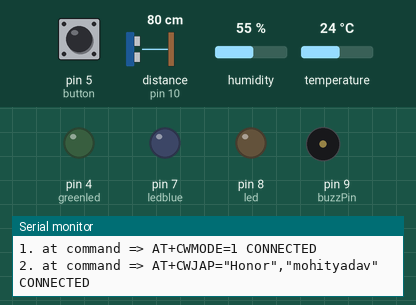
Simulated run of this sketch. Board: Arduino Uno, built with avr-gcc and run on an emulated ATmega328P. Parts: output pins drawn as LEDs (lit = HIGH), buzzer (waves = sounding, pin HIGH), the last lines printed to the serial monitor. Inputs (shaded band) come from the test bench; at power-on: pin 5 (button) LOW, distance to the obstacle (sensor on pin 10) 80 cm, humidity 55 %, temperature 24 °C. The echo pulse lasts 58.3 µs per cm; the modem accepts every AT command (registered, SIM ready, sends succeed) and sends nothing else; pins used as bus, display or sensor lines are not drawn.

Above: at 0.1 s.
At 121.22 s:
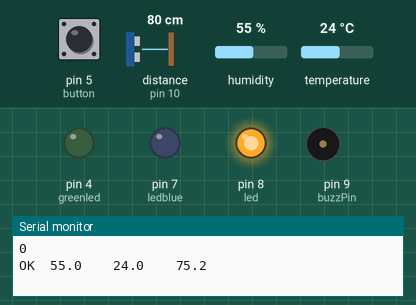
At 124.4 s:
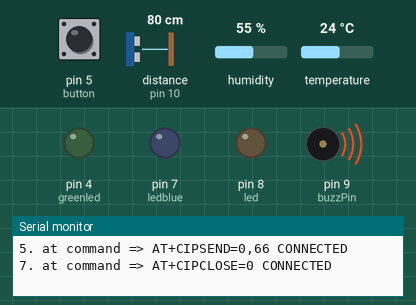
Timing chart, 0 to 130.0 s (numbered marks = the images above):
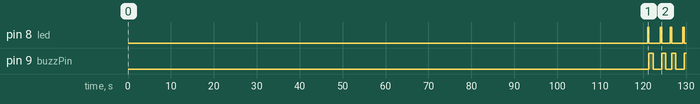

Measured:
- by itself, pin 8 (led): LOW → HIGH at 121 s, → LOW 0.30 s later, → HIGH 2.7 s later, → LOW 0.30 s later, … (8 changes in this stretch)
- by itself, pin 9 (buzzPin): goes HIGH 1.0 s, LOW 2.0 s, HIGH 1.0 s, LOW 1.3 s, HIGH 1.0 s, LOW 2.0 s, then HIGH

The sketch:

FINAL_Code.ino
```cpp
#include <DHT.h>                                //Library for dht sensor
#include <SoftwareSerial.h>                     //Library for serial communication between arduino and  ESp01

#define RX 2                                    //Defining Serial Receiver Pin of Arduino
#define TX 3                                    //Defining Serial Transmitter Pin of Arduino
#define dht_apin 6                              // Analog Pin sensor is connected to
DHT dhtObject;                                  // Initialising an Object
String AP = "Honor";       // AP NAME
String PASS = "mohityadav"; // AP PASSWORD
String API = "YISB057VJ7GD4Y8G";   // Write API KEY
String HOST = "api.thingspeak.com";
String PORT = "80";
int countTrueCommand;
int countTimeCommand;
boolean found = false;

int led = 8;              // variable for Red LED  (indicating if mask is removed)
int greenled = 4;         // variable for green LED(indicating close distance)
int buzzPin = 9;          // variable  for buzzer
int trigPin = 11;         // Variable for trigger pin of ULTRASONIC
int echoPin = 10;         // Variable for echo pin of ULTRASONIC
int button = 5;           // Variable for relaxation button
int buttonNew;            // button status
int buttonold = 1;        //button status
int ledblue = 7;          // Variable for blue LED(button)
int ledstat = 0;          // red led status

int ctr = 0;            // variable for counter for giving 1 relaxation period per day only

long duration;          // time duration for transmission and reception of ultrasonic wave
int distance;           // distance between object and ultrasonic sensor


SoftwareSerial esp8266(RX,TX);       // using function to make esp01 recognise rx and tx pin of arduino

/* In void setup we will be first initiating serialport by Serial.begin function at baud rate of 9600.
  esp01 receives and transmits data at baud rate of 115200.In dhtObject.setup(6),the arduino digital pin to which dht is connected
  is mentioned in the function.Further by using pinMode() function pins of ultrasonic sensors(triger,echo),LEDS,Buzzer,Button are
  declared as INPUT or OUTPUT as per their role.

  AT command returns OK which implies that the communication
  between esp8266 and the application has been verified.

  AT-CW command is used to set the WiFi Mode of operation as either Station mode,
  Soft Access Point (AP) or a combination of Station and AP.

 AT-CWJAP
 This command is to connect to an Access Point (like a router).

*/
void setup() {
  Serial.begin(9600);
  esp8266.begin(115200);
  dhtObject.setup(6);
  pinMode(led, OUTPUT);
  pinMode(buzzPin, OUTPUT);
  pinMode(trigPin, OUTPUT);
  pinMode(echoPin, INPUT);
  pinMode(greenled, OUTPUT);
  pinMode(button, INPUT);
  pinMode(ledblue, OUTPUT);
  sendCommand("AT", 1, "OK");
  sendCommand("AT+CWMODE=1", 1, "OK");
  sendCommand("AT+CWJAP=\"" + AP + "\",\"" + PASS + "\"", 20, "OK");
  delay(120000);
}

/*In void loop(),first status of Relaxation button is checked, if button is ON
  relaxation time of 25minutes is allowed.  Counter is used so that the relaxation time is allowed once per day.
*/

void loop()
{
  buttonNew = digitalRead(button);    //check button status
  Serial.println(buttonNew);
  if (buttonold == 0 && buttonNew == 1 && ctr == 0)  // if button is pressed and counter=1
  {
    if (ledstat == 0)
    {
      digitalWrite(ledblue, HIGH);          // Blue led will glow for 25minutes to showits relaxation time


      ledstat = 1;
    }
    delay(30000);                             //delay means no leds,no sensor detection,no buzzer for 25minutes

    /*Now after 25minutes, sensors will start reading data and leds and buzzer will work accordingly*/
    float humidity = dhtObject.getHumidity();      //read humidity data
    float temperature = dhtObject.getTemperature();  //red temperature data
    Serial.print(dhtObject.getStatusString());
    Serial.print("\t");
    Serial.print(humidity, 1);                //serial print humidity values
    Serial.print("\t\t");
    Serial.print(temperature, 1);             //serial print temperature in degree Celsius values
    Serial.print("\t\t");
    Serial.println(dhtObject.toFahrenheit(temperature), 1);  // serial print temperature in Fahrenheit values
    delay(1000);
    if (humidity < 74)   //if mask is worn off humidity will go low and if gone below 74, led red led will start blinking an buzzer will beep
    {
      digitalWrite(led, HIGH);
      delay(300);
      digitalWrite(led, LOW);
      digitalWrite(buzzPin, HIGH);
      delay(1000);
      digitalWrite(buzzPin, LOW);
      //delay(10000);
      if (humidity < 65)  //However if value comes to as low as 65, then data will be sent to thingspeak cloud
      {
        DATAthingspeak();
        digitalWrite(led, HIGH);
        delay(300);
        digitalWrite(led, LOW);
        digitalWrite(buzzPin, HIGH);
        delay(1000);
        digitalWrite(buzzPin, LOW);
      }
    }

    else if (humidity > 74) //till humidity value is above 74, no led and no buzzer
    {
      digitalWrite(led, LOW);
      digitalWrite(buzzPin, LOW);
    }
    /* an ultrasonic pulse is triggered and recepted through echo pin so as to ensure safe distance*/
    digitalWrite(trigPin, LOW);
    delayMicroseconds(2);
    digitalWrite(trigPin, HIGH);
    delayMicroseconds(10);
    digitalWrite(trigPin, LOW);
    duration = pulseIn(echoPin, HIGH); //duration is calculated by in_built function
    distance = duration * 0.034 / 2;  //distance is calculated
    Serial.print("Distance: ");
    Serial.println(distance);
    if (distance < 70)    //if distance is less than 70cm ,greenled will blink and buzzer will beep
    {
      digitalWrite(greenled, HIGH);
      delay(300);
      digitalWrite(greenled, LOW);
      digitalWrite(buzzPin, HIGH);
      delay(1000);
      digitalWrite(buzzPin, LOW);

    }
    else if (distance > 70)  // else greenled will be OFF and buzzer will also be OFF
    {
      digitalWrite(buzzPin, LOW);
      digitalWrite(greenled, LOW);
    }
    ctr += 1;             //NOW HERE AS WE HAVE USED Button Counter will incremented so that if button is again pressed it wont go in
                          //this loop again
  }
  /*ELSE---> MEANS IF RELAXATION BUTTON IS NOT PRESSED,then The entire process of DHT sensor,Ultrasonic sensor will again be repeated */
  else
  {
    digitalWrite(ledblue, LOW);  //as no button pressed no blueled
    ledstat = 0;
    float humidity = dhtObject.getHumidity();
    float temperature = dhtObject.getTemperature();
    Serial.print(dhtObject.getStatusString());
    Serial.print("\t");
    Serial.print(humidity, 1);
    Serial.print("\t\t");
    Serial.print(temperature, 1);
    Serial.print("\t\t");
    Serial.println(dhtObject.toFahrenheit(temperature), 1);
    delay(1000);
    if (humidity < 74)
    {
      digitalWrite(led, HIGH);
      delay(300);
      digitalWrite(led, LOW);
      digitalWrite(buzzPin, HIGH);
      delay(1000);
      digitalWrite(buzzPin, LOW);
      //delay(30000);
      if (humidity < 65)
      {
        DATAthingspeak();
        digitalWrite(led, HIGH);
        delay(300);
        digitalWrite(led, LOW);
        digitalWrite(buzzPin, HIGH);
        delay(1000);
        digitalWrite(buzzPin, LOW);
      }
    }

    else if (humidity > 74)
    {
      digitalWrite(led, LOW);
      digitalWrite(buzzPin, LOW);
    }

    digitalWrite(trigPin, LOW);
    delayMicroseconds(2);
    digitalWrite(trigPin, HIGH);
    delayMicroseconds(10);
    digitalWrite(trigPin, LOW);
    duration = pulseIn(echoPin, HIGH);
    distance = duration * 0.034 / 2;
    Serial.print("Distance: ");
    Serial.println(distance);
    if (distance < 70)
    {
      digitalWrite(greenled, HIGH);
      delay(300);
      digitalWrite(greenled, LOW);
      digitalWrite(buzzPin, HIGH);
      delay(1000);
      digitalWrite(buzzPin, LOW);

    }
    else if (distance > 70)
    {
      digitalWrite(buzzPin, LOW);
      digitalWrite(greenled, LOW);
    }
  }
  buttonold = buttonNew;


}
/*AT+CIPMUX AT command configures the device for a single or multi IP connection.
  AT+CIPSTART comamnds starts a TCP or UDP connection between ESP01 and Arduino Uno.
  AT+CIPSEND AT command is used to send the data over the TCP or UDP connection.
  AT+CIPCLOSE At command closes the TCP or UDP connection.
*/
void DATAthingspeak()
{
  //Here first data is extracted from dht11 sensor and then converted in string type.
  String getData = "GET /update?api_key=" + API + "&field1=" + getTemperatureValue() + "&field2=" + getHumidityValue();
  sendCommand("AT+CIPMUX=1", 1, "OK");
  sendCommand("AT+CIPSTART=0,\"TCP\",\"" + HOST + "\"," + PORT, 15, "OK"); //here TCP is established between esp01 and thingspeak server
  sendCommand("AT+CIPSEND=0," + String(getData.length() + 4), 1, ">");   //here data which is in string type is sent over Thingspeak
  esp8266.println(getData);
  delay(1500);
  countTrueCommand++;
  sendCommand("AT+CIPCLOSE=0", 1, "OK");     //after sending data over thingspeak tcp connection is closed
}


String getTemperatureValue() {

  //delay(dhtObject.getMinimumSamplingPeriod());
  float temperature = dhtObject.getTemperature();
  Serial.print(" Temperature(C)= ");
  Serial.println(temperature);
  return String(temperature);

}


String getHumidityValue() {

  //delay(dhtObject.getMinimumSamplingPeriod());
  float humidity = dhtObject.getHumidity();
  Serial.print(" Humidity in %= ");
  Serial.println(humidity);
  return String(humidity);

}


void sendCommand(String command, int maxTime, char readReplay[]) {
  Serial.print(countTrueCommand);
  Serial.print(". at command => ");
  Serial.print(command);
  Serial.print(" ");
  while (countTimeCommand < (maxTime * 1))
  {
    esp8266.println(command);//at+cipsend
    if (esp8266.find(readReplay)) //ok
    {
      found = true;
      break;
    }

    countTimeCommand++;
  }

  if (found == true)
  {
    Serial.println("CONNECTED");
    countTrueCommand++;
    countTimeCommand = 0;
  }

  if (found == false)
  {
    Serial.println("Fail");
    countTrueCommand = 0;
    countTimeCommand = 0;
  }

  found = false;
}
```
